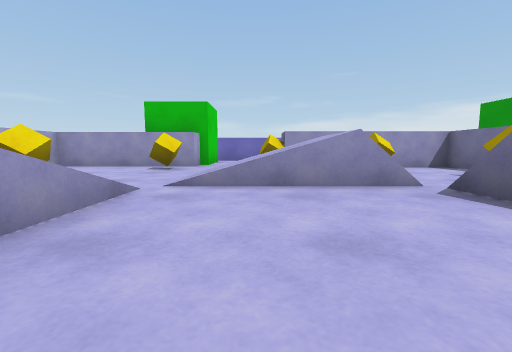
view 1 (above)

19 first-person views from a walk through a 3-D level made in the Unity game engine. The camera is 0.51 m above the floor, tilts 6° down and sees 90° across. The floor is counted in squares, 1 m on a side. Each view is taken from the middle of a square. On the plan, view 1 faces up. The plan holds only what a view shows up to about 9 squares ahead; the rest is blank. The player character is not drawn.

view 2
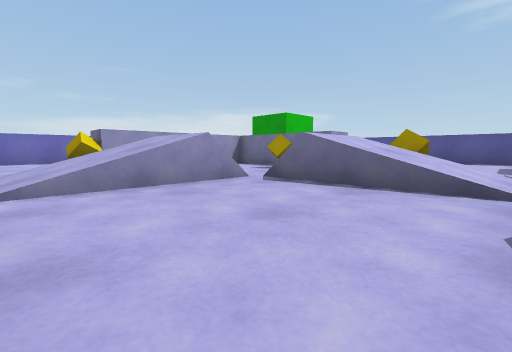

view 3
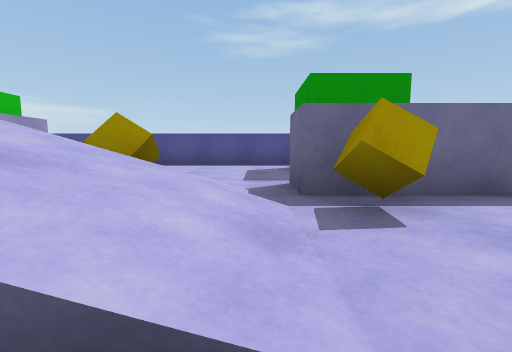

view 4
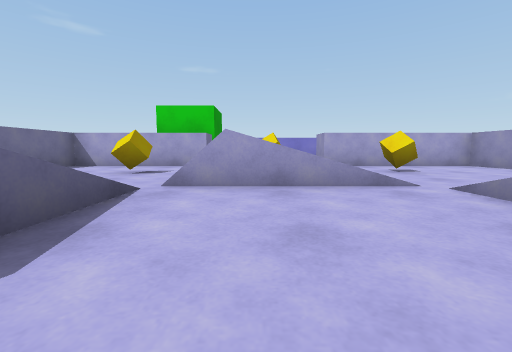

view 5
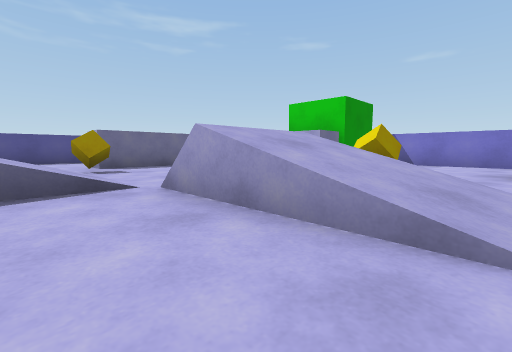

view 6
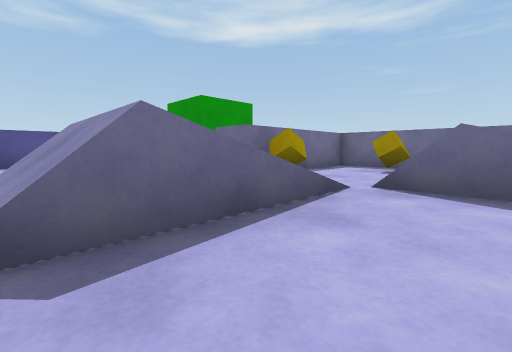

view 7
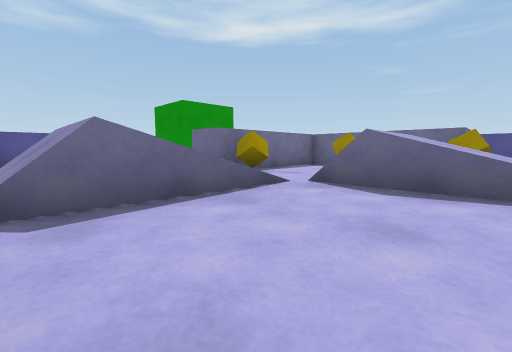

view 8
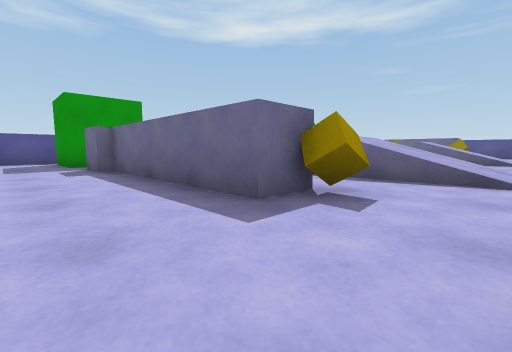

view 9
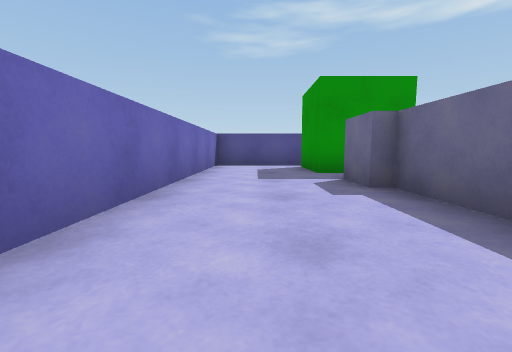

view 10
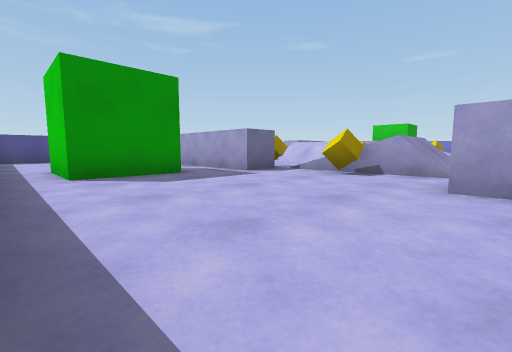

view 11
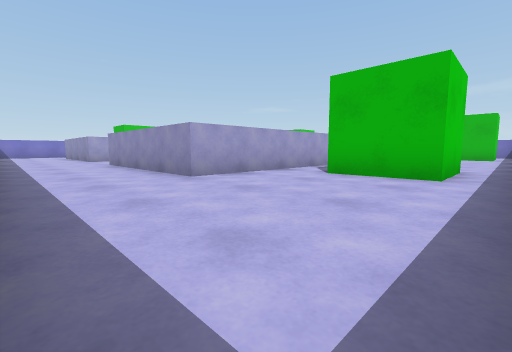

view 12
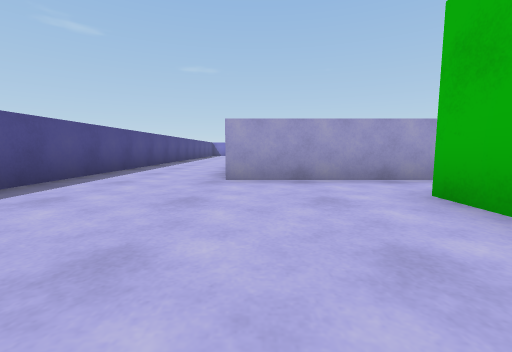

view 13
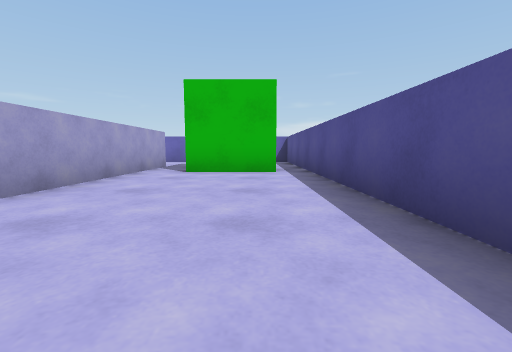

view 14
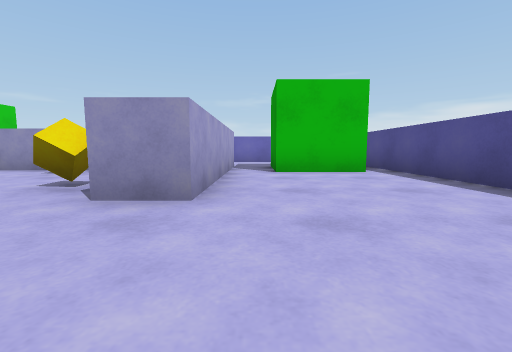

view 15
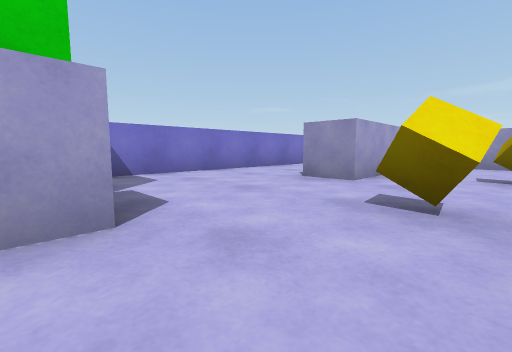

view 16
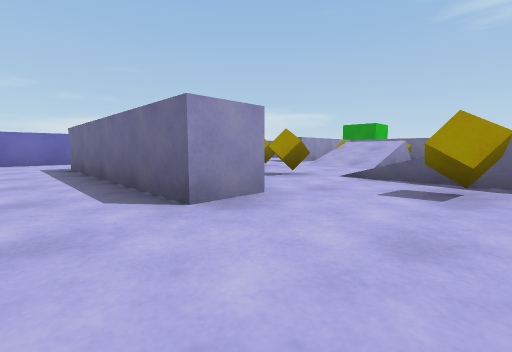

view 17
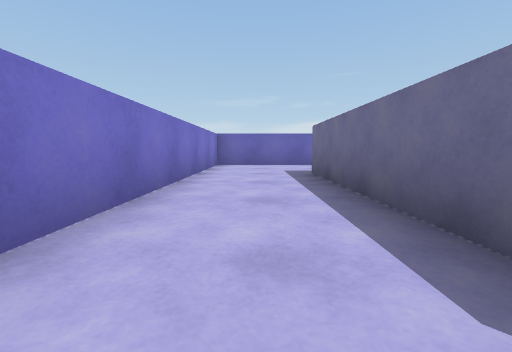

view 18
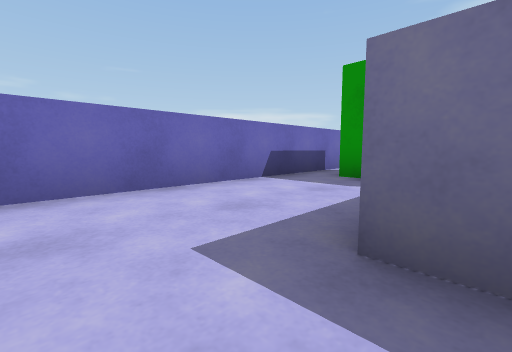

view 19
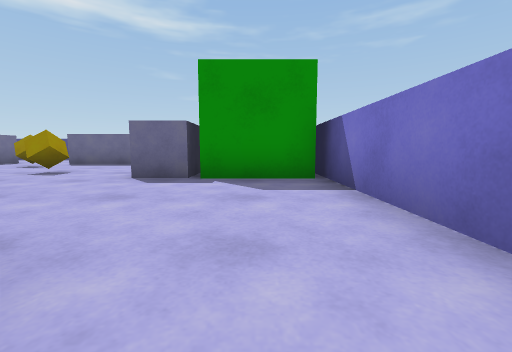

### Floor plan
Key: @ floor where view 1 was taken; # wall or solid block; . floor; / step, stairs or slope; O other object.
Columns run from 9 left of view 1 to 11 right of it. Each row starts with its distance up from view 1.
 11 #####################
 10 #.....OO............#
  9 #.....OO............#
  8 #.######..######.OO.#
  7 #.##.....O######.OO.#
  6 #.##...O....O..#....#
  5 #.##..../// ...#....#
  4 #.##.O..////.O.#....#
  3 #.##..//....//......#
  2 #.....//....//O.....#
  1 #....O//....//......#
  0 #..... /.@..//......#
 -1 OOO#....////.O##OOO.#
 -2   ##..O./// ..##O O.
 -3    #.....   O.##OOO.
 -4    #....O.O ..##....
 -5    #####..######....
 -6        .............
 -7        .............
 -8        .............
 -9        #############

Positions as (right, up) in squares from view 1, and headings:
1: (0, 0), facing up
2: (-1, 0), facing up-right
3: (2, 0), facing right
4: (2, 1), facing left
5: (0, 3), facing down-left
6: (1, 3), facing down-right
7: (0, 3), facing down-right
8: (-1, 10), facing down-right
9: (2, 10), facing right
10: (10, 4), facing down-left
11: (10, -8), facing up-left
12: (10, -5), facing left
13: (9, 1), facing up
14: (7, 1), facing up
15: (-4, -1), facing up-left
16: (-8, 1), facing up-right
17: (-8, 3), facing up
18: (-8, 8), facing up-right
19: (-8, 4), facing down
